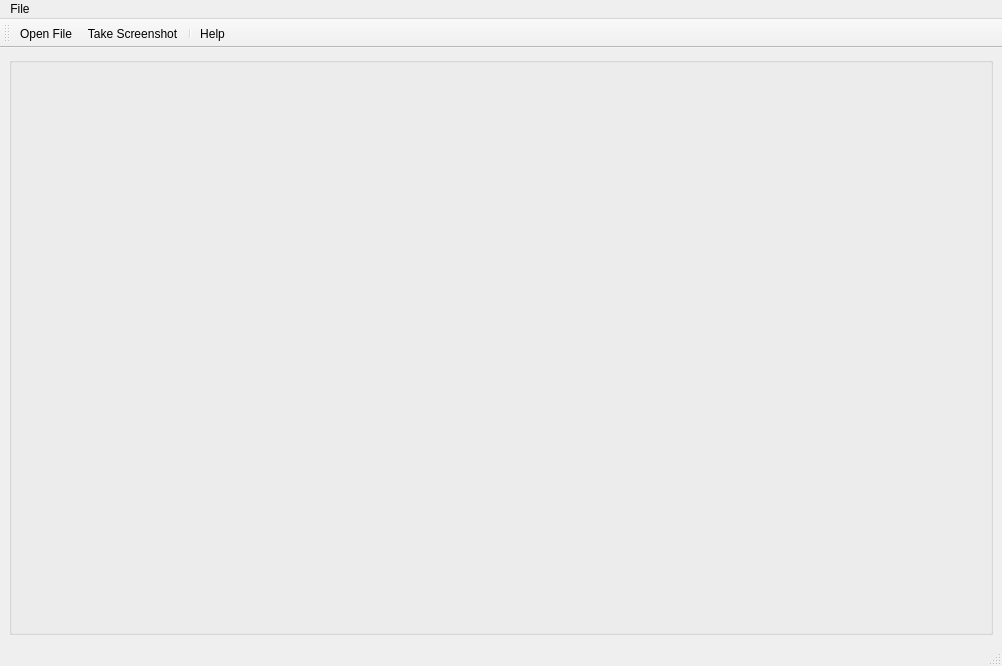
<?xml version="1.0" encoding="UTF-8"?>
<ui version="4.0">
 <class>MainWindow</class>
 <widget class="QMainWindow" name="MainWindow">
  <property name="geometry">
   <rect>
    <x>0</x>
    <y>0</y>
    <width>1002</width>
    <height>666</height>
   </rect>
  </property>
  <property name="windowTitle">
   <string>Stl Viewer</string>
  </property>
  <property name="windowIcon">
   <iconset resource="Icons/icons.qrc">
    <normaloff>:/Icons/help.png</normaloff>:/Icons/help.png</iconset>
  </property>
  <property name="iconSize">
   <size>
    <width>22</width>
    <height>22</height>
   </size>
  </property>
  <widget class="QWidget" name="centralwidget">
   <layout class="QVBoxLayout" name="verticalLayout">
    <item>
     <widget class="QGroupBox" name="groupBoxGraph">
      <property name="sizePolicy">
       <sizepolicy hsizetype="Expanding" vsizetype="Expanding">
        <horstretch>1</horstretch>
        <verstretch>1</verstretch>
       </sizepolicy>
      </property>
      <property name="title">
       <string/>
      </property>
      <layout class="QVBoxLayout">
       <property name="spacing">
        <number>0</number>
       </property>
       <property name="leftMargin">
        <number>0</number>
       </property>
       <property name="topMargin">
        <number>0</number>
       </property>
       <property name="rightMargin">
        <number>0</number>
       </property>
       <property name="bottomMargin">
        <number>0</number>
       </property>
       <item>
        <widget class="QVTKOpenGLWidget" name="qvtkWidget" native="true">
         <property name="sizePolicy">
          <sizepolicy hsizetype="Expanding" vsizetype="Expanding">
           <horstretch>1</horstretch>
           <verstretch>1</verstretch>
          </sizepolicy>
         </property>
         <property name="minimumSize">
          <size>
           <width>300</width>
           <height>300</height>
          </size>
         </property>
        </widget>
       </item>
      </layout>
     </widget>
    </item>
   </layout>
  </widget>
  <widget class="QMenuBar" name="menubar">
   <property name="geometry">
    <rect>
     <x>0</x>
     <y>0</y>
     <width>1002</width>
     <height>26</height>
    </rect>
   </property>
   <widget class="QMenu" name="menuFile">
    <property name="title">
     <string>File</string>
    </property>
    <addaction name="actionOpenFile"/>
    <addaction name="actionTakeScreenShot"/>
    <addaction name="separator"/>
    <addaction name="actionHelp"/>
    <addaction name="actionExit"/>
   </widget>
   <addaction name="menuFile"/>
  </widget>
  <widget class="QStatusBar" name="statusbar"/>
  <widget class="QToolBar" name="toolBar">
   <property name="orientation">
    <enum>Qt::Horizontal</enum>
   </property>
   <property name="iconSize">
    <size>
     <width>22</width>
     <height>22</height>
    </size>
   </property>
   <attribute name="toolBarArea">
    <enum>TopToolBarArea</enum>
   </attribute>
   <attribute name="toolBarBreak">
    <bool>false</bool>
   </attribute>
   <addaction name="actionOpenFile"/>
   <addaction name="actionTakeScreenShot"/>
   <addaction name="separator"/>
   <addaction name="actionHelp"/>
  </widget>
  <action name="actionOpenFile">
   <property name="enabled">
    <bool>true</bool>
   </property>
   <property name="icon">
    <iconset resource="Icons/icons.qrc">
     <normaloff>:/Icons/openfile.png</normaloff>:/Icons/openfile.png</iconset>
   </property>
   <property name="text">
    <string>Open File</string>
   </property>
  </action>
  <action name="actionExit">
   <property name="text">
    <string>Exit</string>
   </property>
  </action>
  <action name="actionHelp">
   <property name="icon">
    <iconset resource="Icons/icons.qrc">
     <normaloff>:/Icons/help.png</normaloff>:/Icons/help.png</iconset>
   </property>
   <property name="text">
    <string>Help</string>
   </property>
  </action>
  <action name="actionTakeScreenShot">
   <property name="icon">
    <iconset resource="Icons/icons.qrc">
     <normaloff>:/Icons/takescreenshot.png</normaloff>:/Icons/takescreenshot.png</iconset>
   </property>
   <property name="text">
    <string>Take Screenshot</string>
   </property>
  </action>
 </widget>
 <customwidgets>
  <customwidget>
   <class>QVTKOpenGLWidget</class>
   <extends>QWidget</extends>
   <header>QVTKOpenGLWidget.h</header>
  </customwidget>
 </customwidgets>
 <resources>
  <include location="Icons/icons.qrc"/>
 </resources>
 <connections/>
</ui>
